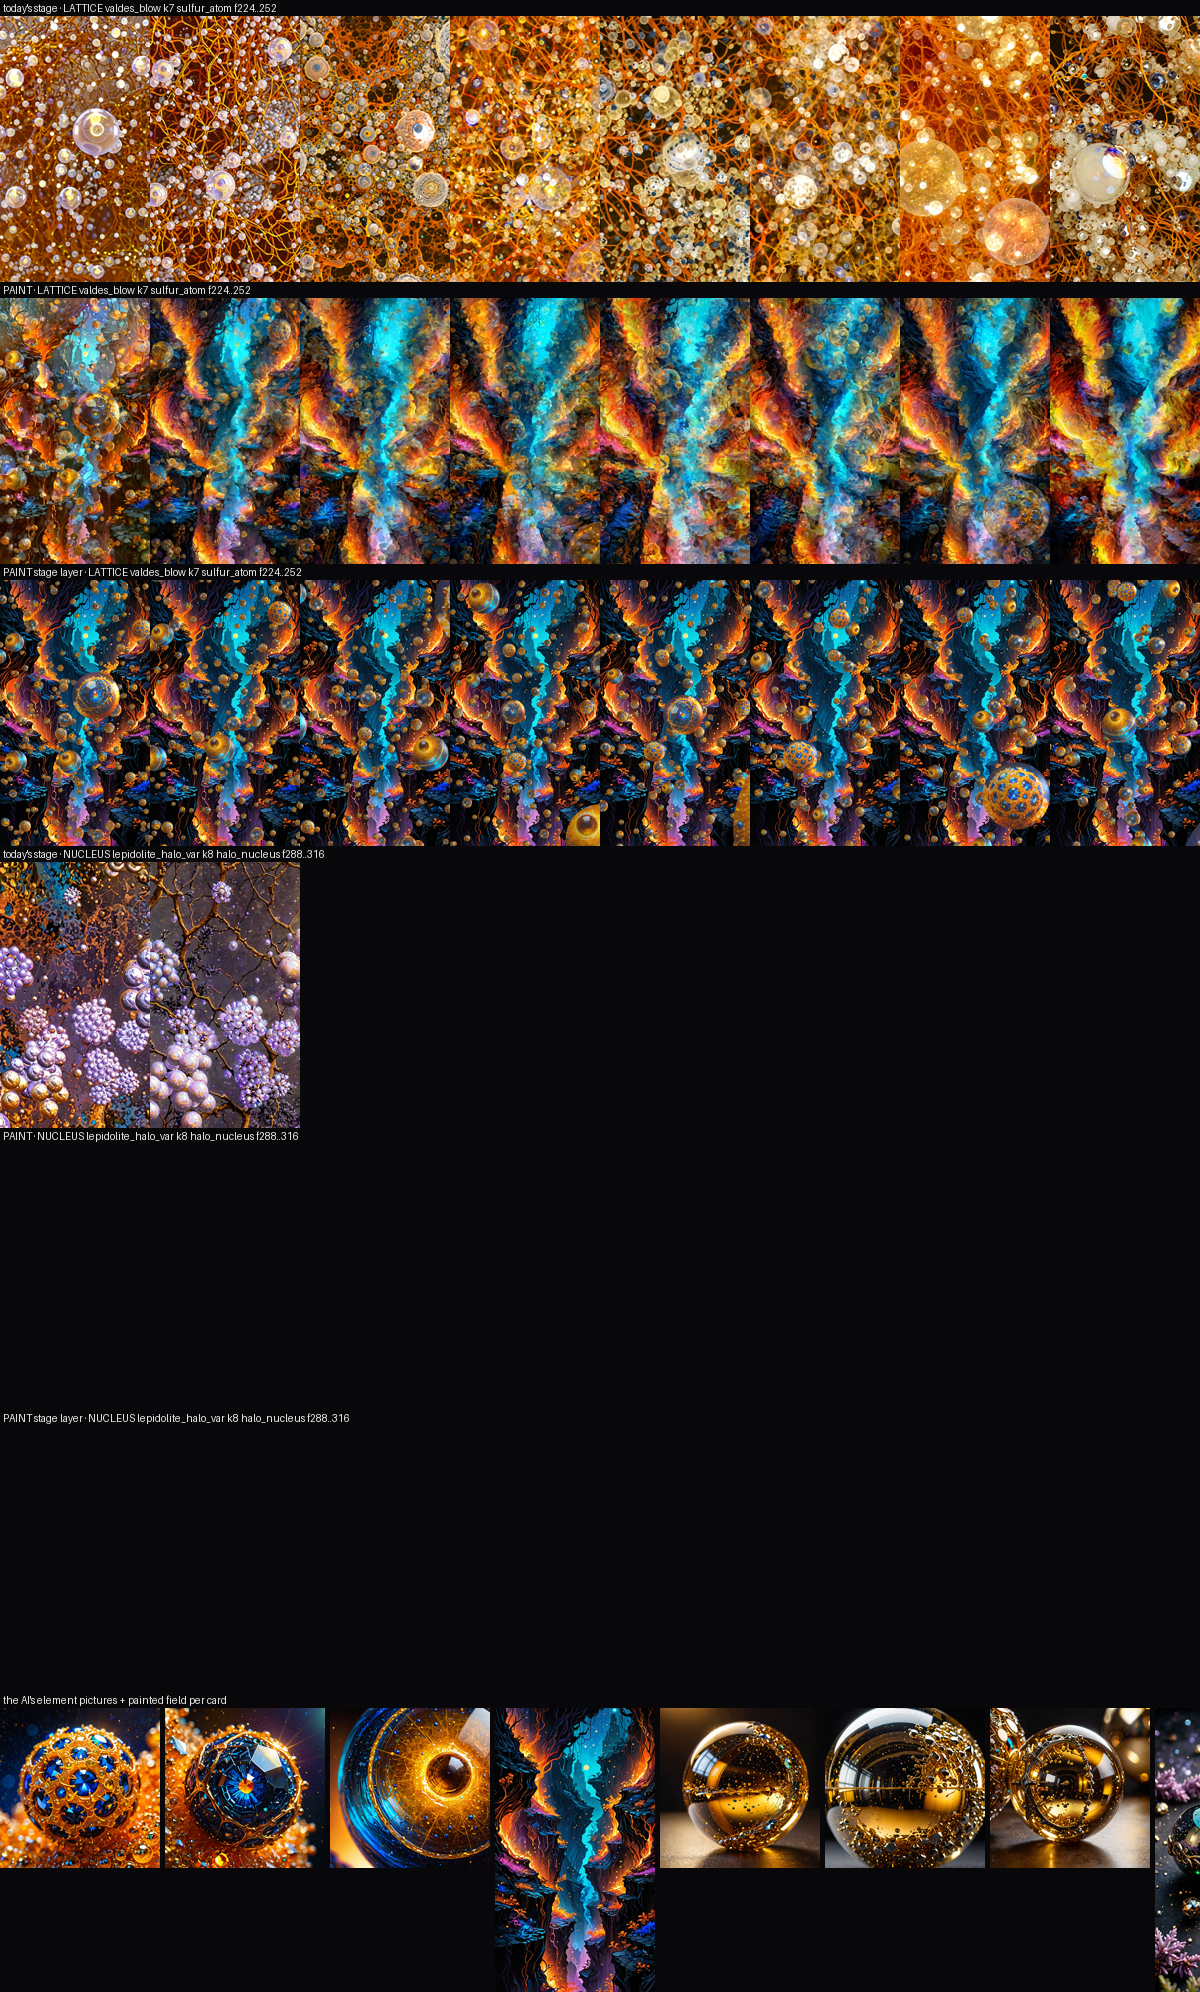

This chart was generated by the following Python code:
"""PLATE-STYLE A/B strip + numbers + looped side-by-side clips (2026-10-14). Per card: today's stage (l0/n0) /
paint (l1/n1) rendered frames, the paint arm's stage layer, and its element pictures + field."""
import os, glob, subprocess


def wpath(p):
    return subprocess.run(['wslpath', '-w', p], capture_output=True, text=True).stdout.strip()

import numpy as np
from PIL import Image, ImageDraw, ImageFilter
Z = '/mnt/c/Users/Phil/zoomer'
FFMPEG = ("/mnt/c/Users/Phil/AppData/Local/Microsoft/WinGet/Packages/Gyan.FFmpeg_Microsoft.Winget.Source_8wekyb3d8bbwe/"
          "ffmpeg-8.1.1-full_build/bin/ffmpeg.exe")


def latest(d):
    vs = sorted(glob.glob(f'{d}/v*'), key=lambda p: int(os.path.basename(p)[1:]))
    return vs[-1] + '/build' if vs else None


def detail(p):
    im = Image.open(p).convert('L').resize((288, 512)); a = np.asarray(im, np.float32); b = np.asarray(im.filter(ImageFilter.GaussianBlur(3)), np.float32)
    return float(np.abs(a - b).mean())


def sat(p):
    a = np.asarray(Image.open(p).convert('RGB').resize((144, 256)), np.float32) / 255; mx, mn = a.max(-1), a.min(-1)
    return float(np.where(mx > 0, (mx - mn) / np.maximum(mx, 1e-6), 0).mean())


cards = [('LATTICE valdes_blow k7 sulfur_atom', 7, 224, 255, latest(f'{Z}/output/valdes_blow_platelive_paint_l0'), latest(f'{Z}/output/valdes_blow_platelive_paint_l1b')),
         ('NUCLEUS lepidolite_halo_var k8 halo_nucleus', 8, 288, 323, latest(f'{Z}/output/lepidolite_halo_var_platelive_paint_n0'), latest(f'{Z}/output/lepidolite_halo_var_platelive_paint_n1'))]
W, H = 150, 266
rows = []
for lbl, k, a, z, d0, d1 in cards:
    ks = list(range(a, z + 1, 4))[:8]
    if d0: rows.append((f"today's stage · {lbl}", d0 + '/frames', ks, None))
    if d1:
        rows.append((f'PAINT · {lbl}', d1 + '/frames', ks, None))
        rows.append((f'PAINT stage layer · {lbl}', d1 + '/stage', ks, '_stage'))
im = Image.new('RGB', (8 * W, len(rows) * (H + 16) + 300), (8, 8, 10)); dr = ImageDraw.Draw(im)
for r, (lbl, d, ks, suf) in enumerate(rows):
    for c, kk in enumerate(ks):
        p = f'{d}/{kk:05d}{suf or ""}.png'
        if not os.path.exists(p) and suf:
            cands = sorted(glob.glob(f'{d}/*_stage.png'))
            if cands: p = min(cands, key=lambda q: abs(int(os.path.basename(q)[:5]) - kk))
        if os.path.exists(p): im.paste(Image.open(p).convert('RGB').resize((W, H)), (c * W, r * (H + 16) + 16))
    dr.text((3, r * (H + 16) + 2), f'{lbl} f{ks[0]}..{ks[-1]}', fill=(235, 235, 235))
# element pictures + fields along the bottom
x = 0; y = len(rows) * (H + 16) + 16
for lbl, k, a, z, d0, d1 in cards:
    if not d1: continue
    for p in sorted(glob.glob(f'{d1}/stage/elem_{k}_*.png')) + sorted(glob.glob(f'{d1}/stage/field_{k}.png')):
        im.paste(Image.open(p).convert('RGB').resize((160, 160 if 'elem' in p else 284)).crop((0, 0, 160, 284)) if 'field' in p else Image.open(p).convert('RGB').resize((160, 160)), (x, y)); x += 165
dr.text((3, y - 14), 'the AI\'s element pictures + painted field per card', fill=(235, 235, 235))
out = f'{Z}/scratchpad/orange/paint_strip.png'; im.save(out); print('strip ->', out)
print('\nper card: fine detail / saturation')
for lbl, k, a, z, d0, d1 in cards:
    line = [lbl[:30]]
    for name, d in (("today", d0), ("paint", d1)):
        if not d: continue
        ps = [f'{d}/frames/{kk:05d}.png' for kk in range(a, z + 1) if os.path.exists(f'{d}/frames/{kk:05d}.png')]
        if ps: line.append(f'{name}: detail {np.mean([detail(p) for p in ps]):.1f} sat {np.mean([sat(p) for p in ps]):.2f} (n={len(ps)})')
    print(' | '.join(line))
# looped side-by-side clips of the card: today | paint, 12 fps, x4
os.makedirs(f'{Z}/review/compare', exist_ok=True)
for lbl, k, a, z, d0, d1 in cards:
    if not (d0 and d1): continue
    tag = 'lattice' if 'LATTICE' in lbl else 'nucleus'
    outm = f'{Z}/review/compare/paint_AB_{tag}.mp4'
    cmd = [FFMPEG, '-y', '-loglevel', 'error',
           '-framerate', '12', '-start_number', str(a), '-i', wpath(f'{d0}/frames') + '\\%05d.png',
           '-framerate', '12', '-start_number', str(a), '-i', wpath(f'{d1}/frames') + '\\%05d.png',
           '-filter_complex', f"[0:v]trim=end_frame={z - a + 1},setpts=PTS-STARTPTS[a];"
                              f"[1:v]trim=end_frame={z - a + 1},setpts=PTS-STARTPTS[b];"
                              f"[a][b]hstack=inputs=2,loop=loop=3:size={z - a + 1}:start=0[v]",
           '-map', '[v]', '-c:v', 'libx264', '-pix_fmt', 'yuv420p', '-crf', '18', wpath(outm)]
    r = subprocess.run(cmd, capture_output=True, text=True)
    print('clip ->', outm if r.returncode == 0 else f'FAILED {r.stderr[-300:]}')
